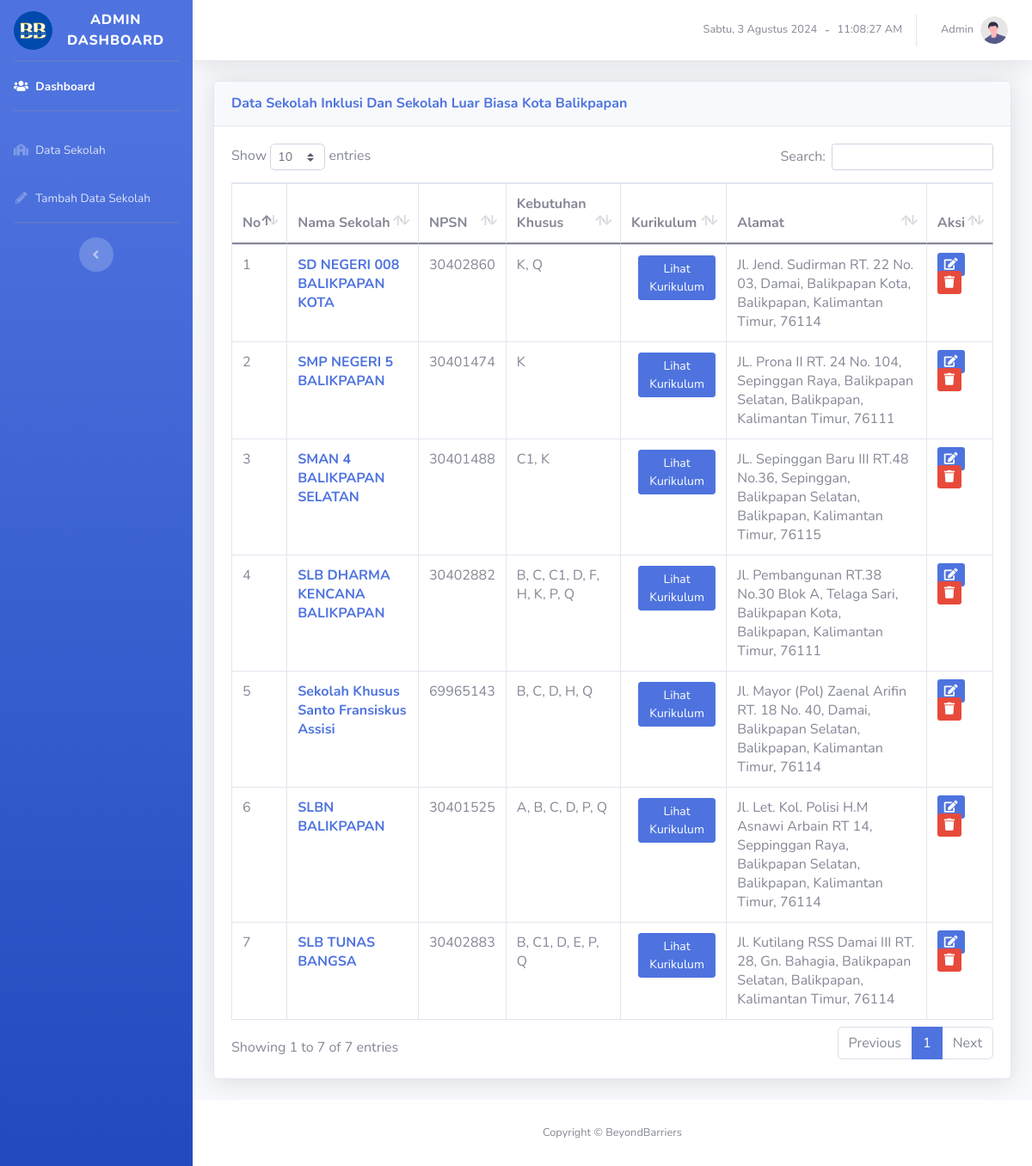
/admins/tampil_data.php (signed in), run on the app's committed database.
### tables this page shows
CREATE TABLE `sekolah` (
  `id_sekolah` int(11) NOT NULL,
  `nama_sekolah` varchar(128) NOT NULL,
  `nama_kepsek` varchar(128) NOT NULL,
  `akreditasi` varchar(5) NOT NULL,
  `kebsus` varchar(64) NOT NULL,
  `kurikulum` varchar(64) NOT NULL,
  `latitude` varchar(64) NOT NULL,
  `longitude` varchar(64) NOT NULL
);

CREATE TABLE `profil` (
  `id_profil` int(11) NOT NULL,
  `status` varchar(24) NOT NULL,
  `npsn` int(11) NOT NULL,
  `bentukpend` varchar(64) NOT NULL,
  `statuspem` varchar(64) NOT NULL,
  `tglpen` date NOT NULL,
  `tglskpen` date NOT NULL,
  `skizin` varchar(24) NOT NULL,
  `id_sekolah` int(11) NOT NULL
);

CREATE TABLE `kontak` (
  `id_kontak` int(11) NOT NULL,
  `alamat` text NOT NULL,
  `rtrw` varchar(24) NOT NULL,
  `kelurahan` varchar(64) NOT NULL,
  `kecamatan` varchar(64) NOT NULL,
  `kabupaten` varchar(64) NOT NULL,
  `provinsi` varchar(64) NOT NULL,
  `kode_pos` int(11) NOT NULL,
  `notelp` varchar(24) NOT NULL,
  `nofaks` varchar(24) NOT NULL,
  `email` varchar(128) NOT NULL,
  `situs` varchar(128) NOT NULL,
  `id_sekolah` int(11) NOT NULL
);

### admins/tampil_data.php (the view, shortened to what this page needs)
<?php
include "header.php";
include "koneksi.php";
?>
<!DOCTYPE html>
<html>
<body id="page-top">
    <div id="wrapper">
        <?php include "menu_sidebar.php"; ?>
        <div id="content-wrapper" class="d-flex flex-column">
            <div id="content">
                <?php include "menu_topbar.php"; ?>
                <div class="container-fluid">
                    <div class="card shadow mb-4">
                        <div class="card-header py-3">
                            <h6 class="m-0 font-weight-bold text-primary">Data Sekolah Inklusi Dan Sekolah Luar Biasa Kota Balikpapan</h6>
                        </div>
                        <div class="card-body">
                            <div class="table-responsive">
                                <table class="table table-bordered" id="dataTable" width="100%" cellspacing="0">
                                    <thead>
                                        <tr>
                                            <th>No</th>
                                            <th>Nama Sekolah</th>
                                            <th>NPSN</th>
                                            <th>Kebutuhan Khusus</th>
                                            <th>Kurikulum</th>
                                            <th>Alamat</th>
                                            <th>Aksi</th>
                                        </tr>
                                    </thead>
                                    <tbody>
                                        <?php
                                        $no = 0;
                                        $data = mysqli_query($koneksi, "SELECT s.*, p.npsn, k.alamat FROM sekolah s
                                            JOIN profil p ON s.id_sekolah = p.id_sekolah
                                            JOIN kontak k ON s.id_sekolah = k.id_sekolah");
                                        if ($data) {
                                            while ($d = mysqli_fetch_assoc($data)) {
                                                $no++;
                                        ?>
                                                <tr>
                                                    <td><?php echo $no ?></td>
                                                    <td><b><a href="detail_data.php?id_sekolah=<?php echo $d['id_sekolah']; ?> "> <?php echo $d['nama_sekolah']; ?> </a> </b></td>
                                                    <td><?php echo $d['npsn']; ?></td>
                                                    <td><?php echo $d['kebsus']; ?></td>
                                                    <td>
                                                        <div class="d-flex align-items-center">
                                                            <a href="lihat_kurikulum.php?id_sekolah=<?php echo $d['id_sekolah']; ?>" class="btn btn-primary btn-sm ms-2">Lihat Kurikulum</a>
                                                        </div>
                                                    </td>
                                                    <td><?php echo $d['alamat']; ?></td>
                                                    <td>
                                                        <a href="edit_data.php?id_sekolah=<?php echo $d['id_sekolah']; ?> " class="btn-sm btn-primary"><span class="fas fa-edit"></span></a>
                                                        <a href="hapus_aksi.php?id_sekolah=<?php echo $d['id_sekolah']; ?>" class="btn-sm btn-danger"><span class="fas fa-trash"></span></a>
                                                    </td>
                                                </tr>
                                        <?php
                                            }
                                        } else {
                                            echo "Error: " . mysqli_error($koneksi);
                                        }
                                        ?>
                                    </tbody>
                                </table>
                            </div>
                        </div>
                    </div>
                </div>
                <?php include "footer.php"; ?>
            </div>
        </div>
    </div>
</body>
</html>

### data on the page
sekolah: nama_sekolah "SD NEGERI 008 BALIKPAPAN KOTA", profil.npsn "30402860", kebsus "K, Q", kontak.alamat "Jl. Jend. Sudirman RT. 22 No. 03, Damai, Balikpapan Kota, Balikpapan, Kalimantan Timur, 76114"
sekolah: nama_sekolah "SMP NEGERI 5 BALIKPAPAN", profil.npsn "30401474", kebsus "K", kontak.alamat "JL. Prona II RT. 24 No. 104, Sepinggan Raya, Balikpapan Selatan, Balikpapan, Kalimantan Timur, 76111"
sekolah: nama_sekolah "SMAN 4 BALIKPAPAN SELATAN", profil.npsn "30401488", kebsus "C1, K", kontak.alamat "JL. Sepinggan Baru III RT.48 No.36, Sepinggan, Balikpapan Selatan, Balikpapan, Kalimantan Timur, 76115"
sekolah: nama_sekolah "SLB DHARMA KENCANA BALIKPAPAN", profil.npsn "30402882", kebsus "B, C, C1, D, F, H, K, P, Q", kontak.alamat "Jl. Pembangunan RT.38 No.30 Blok A, Telaga Sari, Balikpapan Kota, Balikpapan, Kalimantan Timur, 76111"
sekolah: nama_sekolah "Sekolah Khusus Santo Fransiskus Assisi", profil.npsn "69965143", kebsus "B, C, D, H, Q", kontak.alamat "Jl. Mayor (Pol) Zaenal Arifin RT. 18 No. 40, Damai, Balikpapan Selatan, Balikpapan, Kalimantan Timur, 76114"
sekolah: nama_sekolah "SLBN BALIKPAPAN", profil.npsn "30401525", kebsus "A, B, C, D, P, Q", kontak.alamat "Jl. Let. Kol. Polisi H.M Asnawi Arbain RT 14, Seppinggan Raya, Balikpapan Selatan, Balikpapan, Kalimantan Timur, 76114"
sekolah: nama_sekolah "SLB TUNAS BANGSA", profil.npsn "30402883", kebsus "B, C1, D, E, P, Q", kontak.alamat "Jl. Kutilang RSS Damai III RT. 28, Gn. Bahagia, Balikpapan Selatan, Balikpapan, Kalimantan Timur, 76114"
